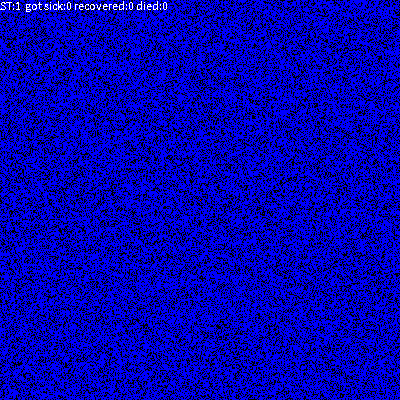
Frame 1 (no input)
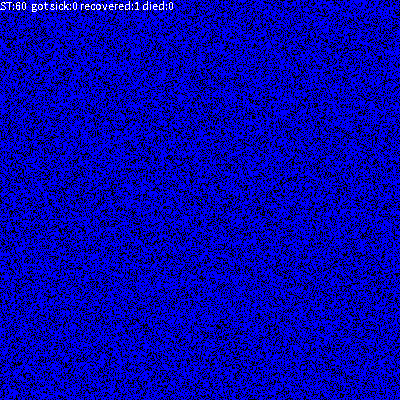
Frame 60 (the mouse pressed at the canvas centre just before this capture)
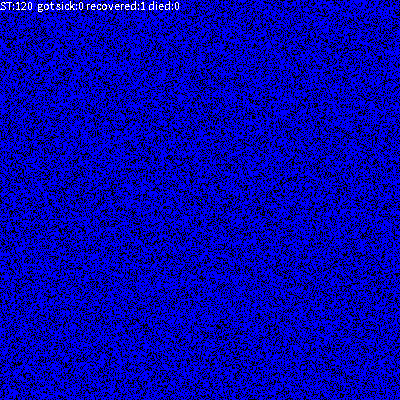
Frame 120 (the mouse held since frame 60 and released just before this capture)

The Processing sketch that drew these frames (run headless with seeded random() and noise(); from frame 60 on, the mouse is pressed at the canvas centre):

// Processing sketch: ModelSIR5
// ── ModelSIR5.pde
// Two-dimensional, probabilistic (MC steps) cellular automaton - SIR rule
// Seeding the table at the beginning with a given density of healthy cells and a single infected cell
// NUMBER OF INTERACTIONS 4, but the probability of infection is not equal to 1 only PTransfer
// DISEASE lasts in the infected Duration steps unless he dies (PDeath)
// WE COLLECT TOTAL STATISTICS FROM THE ENTIRE EPIDEMIC: int sumInfected,sumRecovered,sumDeath;
//-////////////////////////////////////////////////////////////////////////////////////////////////////

int WorldSize=400; //How many elements do we want in a line and how many lines (square array)

int[][] World=new int[WorldSize][WorldSize]; //Creating the world table

float IDens=0.70; //Initial density in the array -
                  // QUESTION: what is the threshold density,
                  // at which the epidemic will ALWAYS attack the entire world? (if it starts)
                  // Although there may be small areas that it has missed.

//`final` is something like constants ;-)
final int Duration=7;//Czas trwania infekcji!
final int Empty=0; 
final int Susceptible=1;
final int Infected=2;
final int Recovered=Infected+Duration;
final float PTransfer=0.75;   //Probability of infecting an agent in a single interaction
final float PDeath=0.01;      //Average probability of death on a given day of illness

//STATISTICS COUNTED DURING SIMULATION
int sumInfected=0;  // Sick
int sumRecovered=0; // Recovery
int sumDeath=0;     // Those who died

void setup()
{ 
 size(400,400); //Square window
 noSmooth();    //It speeds up simulations significantly
 
 if(IDens>0)
  {
   for(int i=0;i<World.length;i++) //Seeding the array
    for(int j=0;j<World.length;j++) 
      if(random(1.0)<IDens)
        World[i][j]=Susceptible;
      else
        World[i][j]=Empty; //For initialization certainty, especially if "Empty" was not zero.
  }
 
 World[WorldSize/2][WorldSize/2]=Infected;
  
 frameRate(100);
}

int t=0;

void draw()
{  
  for(int i=0;i<World.length;i++) //Visualization, in other words "drawing on the screen"
    for(int j=0;j<World.length;j++) 
    {
      switch(World[i][j]){//The switch statement allows us to select any color depending on the number in the cell
      case Recovered:  stroke(0,255,0);break; // He is cured
      case Infected:   stroke(255,0,0);break; // He got sick
      case Susceptible:stroke(0,0,255);break; // Susceptible
      case Empty:      stroke(0,0,0);break;   // Empty cell
      default:         stroke(random(255),0,random(255)); // Sick
      break;
      } 
      point(i,j);
    }
  
  //Changing the state of the automaton - Monte Carlo step
  //STATES: Empty=0; Susceptible=1; Infected=2; Recovered=Infected+Duration;
  for(int a=0;a<World.length*World.length;a++) //As many draws as there are cells
  {
       //Losowanie agenta 
       int i=(int)random(World.length);
       int j=(int)random(World.length);
       
       //If empty or healthy, nothing happens
       if(World[i][j]<Infected || Recovered<=World[i][j]) continue;
       
       //Calculating the location of neighbors
       int right = (i+1) % WorldSize;      
       int left  = (WorldSize+i-1) % WorldSize;
       int dw=(j+1) % WorldSize;   
       int up=(WorldSize+j-1) % WorldSize;

       if(World[left] [j]==Susceptible && random(1) < PTransfer) 
        {World[left][j]=Infected; sumInfected++;}
       if(World[right][j]==Susceptible && random(1) < PTransfer) 
        {World[right][j]=Infected; sumInfected++;}
       if(World[i][up]==Susceptible && random(1) < PTransfer) 
        {World[i][up]=Infected; sumInfected++;}
       if(World[i][dw]==Susceptible && random(1) < PTransfer) 
        {World[i][dw]=Infected; sumInfected++;}

       float prob=random(1); //Fate for the day
       
       if(prob<PDeath) //He dies that day
        {World[i][j]=Empty;sumDeath++;}
        else
        {
           //Or he is cured,
          if(++World[i][j]==Recovered)
              sumRecovered++;
         //else //or STILL SUFFERING!
        }
   }
      
   t++; //Next generation/step/year
   text("ST:"+t+"  got sick:"+sumInfected+" recovered:"+sumRecovered+" died:"+sumDeath
         ,0,10);
   println("ST:"+t+"\tZ\t"+sumInfected+"\tW\t"+sumRecovered+"\tU\t"+sumDeath);
}

//*////////////////////////////////////////////////////////////////////////////////
// Author: Wojciech T. Borkowski
// Materials for the script "Processing in education and simulation
// https://github.com/borkowsk/bookProcessingEN
//*////////////////////////////////////////////////////////////////////////////////
